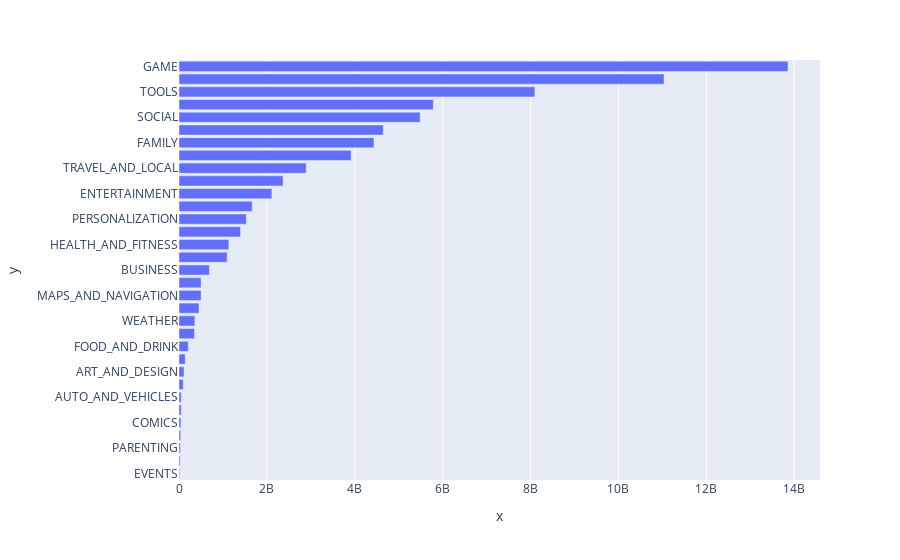

The cell this chart's notebook holds for it:
### Code cell
h_bar = px.bar(x=category_installs.Installs,
               y=category_installs.index,
               orientation='h'
              )

h_bar.show()

### Figure 1 — Plotly figure (JSON) as saved in the notebook; plotly's stock layout.template omitted (floating-point values rounded to 4 significant figures)
{"data": [{"alignmentgroup": "True", "hovertemplate": "x=%{x}<br>y=%{y}<extra></extra>", "legendgroup": "", "marker": {"color": "#636efa", "pattern": {"shape": ""}}, "name": "", "offsetgroup": "", "orientation": "h", "showlegend": false, "textposition": "auto", "type": "bar", "x": [15949410, 26916200, 31116110, 39162676, 44931100, 52083000, 53129800, 97082000, 114233100, 140912410, 211677750, 352852000, 361096500, 455249400, 503267560, 503611120, 692018120, 1096431465, 1134006220, 1400331540, 1532352930, 1665791655, 2113660000, 2369110650, 2894859300, 3916897200, 4437554490, 4649143130, 5487841475, 5788070180, 8099724500, 11039241530, 13858762717], "xaxis": "x", "y": ["EVENTS", "BEAUTY", "PARENTING", "MEDICAL", "COMICS", "LIBRARIES_AND_DEMO", "AUTO_AND_VEHICLES", "HOUSE_AND_HOME", "ART_AND_DESIGN", "DATING", "FOOD_AND_DRINK", "EDUCATION", "WEATHER", "FINANCE", "MAPS_AND_NAVIGATION", "LIFESTYLE", "BUSINESS", "SPORTS", "HEALTH_AND_FITNESS", "SHOPPING", "PERSONALIZATION", "BOOKS_AND_REFERENCE", "ENTERTAINMENT", "NEWS_AND_MAGAZINES", "TRAVEL_AND_LOCAL", "VIDEO_PLAYERS", "FAMILY", "PHOTOGRAPHY", "SOCIAL", "PRODUCTIVITY", "TOOLS", "COMMUNICATION", "GAME"], "yaxis": "y"}], "layout": {"barmode": "relative", "legend": {"tracegroupgap": 0}, "margin": {"t": 60}, "xaxis": {"anchor": "y", "domain": [0, 1], "title": {"text": "x"}}, "yaxis": {"anchor": "x", "domain": [0, 1], "title": {"text": "y"}}}}
